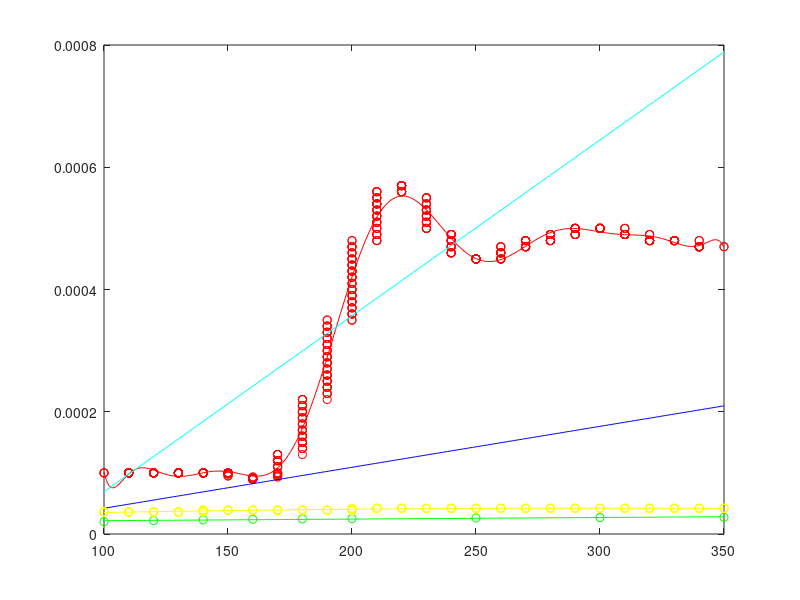
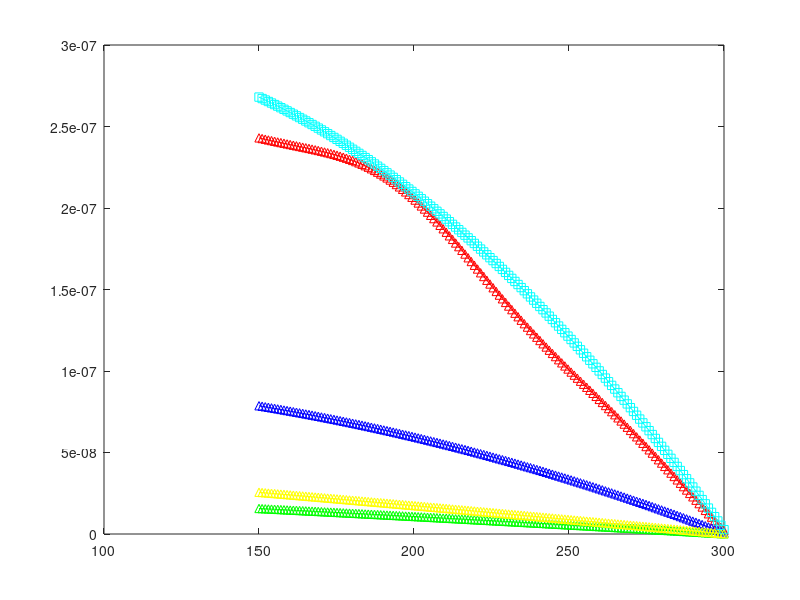

These figures' MATLAB source, in order:
%Thermal contraction calculations for Transient Hot Wire
clc
close all
clear all
%Delta_r = r_0* integral(alpha*dT) from T1 to T2
T1 = 300;   %Starting temperature of system, K
T2 = 150;   %Ending temperature of system, K
r_0 = 12.5e-6%Starting radius, m

%fit a line to glycerol data
a_g = [
1.0e2, 1.0e-4
1.0e2, 1.0e-4
1.0e2, 1.0e-4
1.1e2, 1.0e-4
1.1e2, 1.0e-4
1.1e2, 1.0e-4
1.1e2, 1.0e-4
1.1e2, 1.0e-4
1.1e2, 1.0e-4
1.1e2, 1.0e-4
1.1e2, 1.0e-4
1.1e2, 1.0e-4
1.1e2, 1.0e-4
1.1e2, 1.0e-4
1.1e2, 1.0e-4
1.1e2, 1.0e-4
1.1e2, 1.0e-4
1.1e2, 1.0e-4
1.1e2, 1.0e-4
1.1e2, 1.0e-4
1.2e2, 1.0e-4
1.2e2, 1.0e-4
1.2e2, 1.0e-4
1.2e2, 1.0e-4
1.2e2, 1.0e-4
1.2e2, 1.0e-4
1.2e2, 1.0e-4
1.2e2, 1.0e-4
1.2e2, 1.0e-4
1.2e2, 1.0e-4
1.2e2, 1.0e-4
1.2e2, 1.0e-4
1.2e2, 1.0e-4
1.2e2, 1.0e-4
1.2e2, 1.0e-4
1.2e2, 1.0e-4
1.2e2, 1.0e-4
1.2e2, 1.0e-4
1.3e2, 1.0e-4
1.3e2, 1.0e-4
1.3e2, 1.0e-4
1.3e2, 1.0e-4
1.3e2, 1.0e-4
1.3e2, 1.0e-4
1.3e2, 1.0e-4
1.3e2, 1.0e-4
1.3e2, 1.0e-4
1.3e2, 1.0e-4
1.3e2, 1.0e-4
1.3e2, 1.0e-4
1.3e2, 1.0e-4
1.3e2, 1.0e-4
1.3e2, 1.0e-4
1.3e2, 1.0e-4
1.3e2, 1.0e-4
1.4e2, 1.0e-4
1.4e2, 1.0e-4
1.4e2, 1.0e-4
1.4e2, 1.0e-4
1.4e2, 1.0e-4
1.4e2, 1.0e-4
1.4e2, 1.0e-4
1.4e2, 1.0e-4
1.4e2, 1.0e-4
1.4e2, 1.0e-4
1.4e2, 1.0e-4
1.4e2, 1.0e-4
1.4e2, 1.0e-4
1.4e2, 1.0e-4
1.4e2, 1.0e-4
1.4e2, 1.0e-4
1.4e2, 1.0e-4
1.4e2, 1.0e-4
1.5e2, 1.0e-4
1.5e2, 1.0e-4
1.5e2, 1.0e-4
1.5e2, 1.0e-4
1.5e2, 1.0e-4
1.5e2, 1.0e-4
1.5e2, 1.0e-4
1.5e2, 1.0e-4
1.5e2, 1.0e-4
1.5e2, 1.0e-4
1.5e2, 1.0e-4
1.5e2, 1.0e-4
1.5e2, 1.0e-4
1.5e2, 1.0e-4
1.5e2, 9.8e-5
1.5e2, 9.8e-5
1.5e2, 9.5e-5
1.5e2, 9.5e-5
1.6e2, 9.3e-5
1.6e2, 9.3e-5
1.6e2, 9.0e-5
1.6e2, 9.0e-5
1.6e2, 9.0e-5
1.6e2, 9.0e-5
1.6e2, 9.0e-5
1.6e2, 9.0e-5
1.6e2, 9.0e-5
1.6e2, 9.0e-5
1.6e2, 9.0e-5
1.6e2, 9.0e-5
1.6e2, 9.0e-5
1.6e2, 9.0e-5
1.6e2, 9.0e-5
1.6e2, 9.0e-5
1.6e2, 9.3e-5
1.7e2, 9.3e-5
1.7e2, 9.5e-5
1.7e2, 9.5e-5
1.7e2, 9.8e-5
1.7e2, 9.8e-5
1.7e2, 9.8e-5
1.7e2, 9.8e-5
1.7e2, 1.0e-4
1.7e2, 1.0e-4
1.7e2, 1.1e-4
1.7e2, 1.1e-4
1.7e2, 1.1e-4
1.7e2, 1.1e-4
1.7e2, 1.2e-4
1.7e2, 1.2e-4
1.7e2, 1.2e-4
1.7e2, 1.2e-4
1.7e2, 1.2e-4
1.7e2, 1.2e-4
1.7e2, 1.2e-4
1.7e2, 1.3e-4
1.7e2, 1.3e-4
1.7e2, 1.3e-4
1.7e2, 1.3e-4
1.8e2, 1.3e-4
1.8e2, 1.4e-4
1.8e2, 1.4e-4
1.8e2, 1.4e-4
1.8e2, 1.5e-4
1.8e2, 1.5e-4
1.8e2, 1.5e-4
1.8e2, 1.5e-4
1.8e2, 1.5e-4
1.8e2, 1.6e-4
1.8e2, 1.6e-4
1.8e2, 1.6e-4
1.8e2, 1.6e-4
1.8e2, 1.7e-4
1.8e2, 1.7e-4
1.8e2, 1.7e-4
1.8e2, 1.7e-4
1.8e2, 1.8e-4
1.8e2, 1.8e-4
1.8e2, 1.8e-4
1.8e2, 1.9e-4
1.8e2, 1.9e-4
1.8e2, 1.9e-4
1.8e2, 1.9e-4
1.8e2, 2.0e-4
1.8e2, 2.0e-4
1.8e2, 2.0e-4
1.8e2, 2.0e-4
1.8e2, 2.1e-4
1.8e2, 2.1e-4
1.8e2, 2.1e-4
1.8e2, 2.1e-4
1.8e2, 2.2e-4
1.8e2, 2.2e-4
1.8e2, 2.2e-4
1.9e2, 2.2e-4
1.9e2, 2.3e-4
1.9e2, 2.3e-4
1.9e2, 2.3e-4
1.9e2, 2.4e-4
1.9e2, 2.4e-4
1.9e2, 2.4e-4
1.9e2, 2.4e-4
1.9e2, 2.5e-4
1.9e2, 2.5e-4
1.9e2, 2.5e-4
1.9e2, 2.5e-4
1.9e2, 2.6e-4
1.9e2, 2.6e-4
1.9e2, 2.6e-4
1.9e2, 2.6e-4
1.9e2, 2.7e-4
1.9e2, 2.7e-4
1.9e2, 2.7e-4
1.9e2, 2.8e-4
1.9e2, 2.8e-4
1.9e2, 2.8e-4
1.9e2, 2.8e-4
1.9e2, 2.9e-4
1.9e2, 2.9e-4
1.9e2, 2.9e-4
1.9e2, 2.9e-4
1.9e2, 3.0e-4
1.9e2, 3.0e-4
1.9e2, 3.0e-4
1.9e2, 3.0e-4
1.9e2, 3.1e-4
1.9e2, 3.1e-4
1.9e2, 3.1e-4
1.9e2, 3.1e-4
1.9e2, 3.2e-4
1.9e2, 3.2e-4
1.9e2, 3.2e-4
1.9e2, 3.3e-4
1.9e2, 3.3e-4
1.9e2, 3.3e-4
1.9e2, 3.3e-4
1.9e2, 3.4e-4
1.9e2, 3.4e-4
1.9e2, 3.4e-4
1.9e2, 3.4e-4
1.9e2, 3.5e-4
1.9e2, 3.5e-4
2.0e2, 3.5e-4
2.0e2, 3.5e-4
2.0e2, 3.6e-4
2.0e2, 3.6e-4
2.0e2, 3.6e-4
2.0e2, 3.6e-4
2.0e2, 3.7e-4
2.0e2, 3.7e-4
2.0e2, 3.7e-4
2.0e2, 3.8e-4
2.0e2, 3.8e-4
2.0e2, 3.8e-4
2.0e2, 3.8e-4
2.0e2, 3.9e-4
2.0e2, 3.9e-4
2.0e2, 3.9e-4
2.0e2, 3.9e-4
2.0e2, 4.0e-4
2.0e2, 4.0e-4
2.0e2, 4.0e-4
2.0e2, 4.0e-4
2.0e2, 4.1e-4
2.0e2, 4.1e-4
2.0e2, 4.1e-4
2.0e2, 4.2e-4
2.0e2, 4.2e-4
2.0e2, 4.2e-4
2.0e2, 4.2e-4
2.0e2, 4.3e-4
2.0e2, 4.3e-4
2.0e2, 4.3e-4
2.0e2, 4.3e-4
2.0e2, 4.4e-4
2.0e2, 4.4e-4
2.0e2, 4.4e-4
2.0e2, 4.4e-4
2.0e2, 4.5e-4
2.0e2, 4.5e-4
2.0e2, 4.5e-4
2.0e2, 4.5e-4
2.0e2, 4.6e-4
2.0e2, 4.6e-4
2.0e2, 4.6e-4
2.0e2, 4.7e-4
2.0e2, 4.7e-4
2.0e2, 4.7e-4
2.0e2, 4.7e-4
2.0e2, 4.8e-4
2.0e2, 4.8e-4
2.1e2, 4.8e-4
2.1e2, 4.8e-4
2.1e2, 4.8e-4
2.1e2, 4.9e-4
2.1e2, 4.9e-4
2.1e2, 4.9e-4
2.1e2, 4.9e-4
2.1e2, 5.0e-4
2.1e2, 5.0e-4
2.1e2, 5.0e-4
2.1e2, 5.1e-4
2.1e2, 5.1e-4
2.1e2, 5.1e-4
2.1e2, 5.1e-4
2.1e2, 5.2e-4
2.1e2, 5.2e-4
2.1e2, 5.2e-4
2.1e2, 5.2e-4
2.1e2, 5.3e-4
2.1e2, 5.3e-4
2.1e2, 5.3e-4
2.1e2, 5.3e-4
2.1e2, 5.4e-4
2.1e2, 5.4e-4
2.1e2, 5.4e-4
2.1e2, 5.4e-4
2.1e2, 5.4e-4
2.1e2, 5.5e-4
2.1e2, 5.5e-4
2.1e2, 5.5e-4
2.1e2, 5.5e-4
2.1e2, 5.6e-4
2.1e2, 5.6e-4
2.1e2, 5.6e-4
2.1e2, 5.6e-4
2.2e2, 5.6e-4
2.2e2, 5.6e-4
2.2e2, 5.7e-4
2.2e2, 5.7e-4
2.2e2, 5.7e-4
2.2e2, 5.7e-4
2.2e2, 5.7e-4
2.2e2, 5.7e-4
2.2e2, 5.7e-4
2.2e2, 5.7e-4
2.2e2, 5.7e-4
2.2e2, 5.7e-4
2.2e2, 5.7e-4
2.2e2, 5.7e-4
2.2e2, 5.7e-4
2.2e2, 5.7e-4
2.2e2, 5.6e-4
2.2e2, 5.6e-4
2.2e2, 5.6e-4
2.2e2, 5.6e-4
2.3e2, 5.5e-4
2.3e2, 5.5e-4
2.3e2, 5.5e-4
2.3e2, 5.5e-4
2.3e2, 5.4e-4
2.3e2, 5.4e-4
2.3e2, 5.4e-4
2.3e2, 5.4e-4
2.3e2, 5.3e-4
2.3e2, 5.3e-4
2.3e2, 5.3e-4
2.3e2, 5.3e-4
2.3e2, 5.3e-4
2.3e2, 5.2e-4
2.3e2, 5.2e-4
2.3e2, 5.2e-4
2.3e2, 5.2e-4
2.3e2, 5.2e-4
2.3e2, 5.1e-4
2.3e2, 5.1e-4
2.3e2, 5.1e-4
2.3e2, 5.1e-4
2.3e2, 5.0e-4
2.3e2, 5.0e-4
2.3e2, 5.0e-4
2.3e2, 5.0e-4
2.4e2, 4.9e-4
2.4e2, 4.9e-4
2.4e2, 4.9e-4
2.4e2, 4.9e-4
2.4e2, 4.9e-4
2.4e2, 4.9e-4
2.4e2, 4.8e-4
2.4e2, 4.8e-4
2.4e2, 4.8e-4
2.4e2, 4.8e-4
2.4e2, 4.8e-4
2.4e2, 4.8e-4
2.4e2, 4.7e-4
2.4e2, 4.7e-4
2.4e2, 4.7e-4
2.4e2, 4.7e-4
2.4e2, 4.7e-4
2.4e2, 4.6e-4
2.4e2, 4.6e-4
2.4e2, 4.6e-4
2.4e2, 4.6e-4
2.4e2, 4.6e-4
2.5e2, 4.5e-4
2.5e2, 4.5e-4
2.5e2, 4.5e-4
2.5e2, 4.5e-4
2.5e2, 4.5e-4
2.5e2, 4.5e-4
2.5e2, 4.5e-4
2.5e2, 4.5e-4
2.5e2, 4.5e-4
2.5e2, 4.5e-4
2.5e2, 4.5e-4
2.5e2, 4.5e-4
2.5e2, 4.5e-4
2.5e2, 4.5e-4
2.5e2, 4.5e-4
2.5e2, 4.5e-4
2.5e2, 4.5e-4
2.6e2, 4.5e-4
2.6e2, 4.5e-4
2.6e2, 4.5e-4
2.6e2, 4.5e-4
2.6e2, 4.5e-4
2.6e2, 4.5e-4
2.6e2, 4.5e-4
2.6e2, 4.6e-4
2.6e2, 4.6e-4
2.6e2, 4.6e-4
2.6e2, 4.6e-4
2.6e2, 4.6e-4
2.6e2, 4.6e-4
2.6e2, 4.6e-4
2.6e2, 4.6e-4
2.6e2, 4.7e-4
2.6e2, 4.7e-4
2.6e2, 4.7e-4
2.7e2, 4.7e-4
2.7e2, 4.7e-4
2.7e2, 4.7e-4
2.7e2, 4.7e-4
2.7e2, 4.7e-4
2.7e2, 4.7e-4
2.7e2, 4.7e-4
2.7e2, 4.7e-4
2.7e2, 4.7e-4
2.7e2, 4.8e-4
2.7e2, 4.8e-4
2.7e2, 4.8e-4
2.7e2, 4.8e-4
2.7e2, 4.8e-4
2.7e2, 4.8e-4
2.7e2, 4.8e-4
2.7e2, 4.8e-4
2.8e2, 4.8e-4
2.8e2, 4.8e-4
2.8e2, 4.8e-4
2.8e2, 4.8e-4
2.8e2, 4.8e-4
2.8e2, 4.8e-4
2.8e2, 4.8e-4
2.8e2, 4.8e-4
2.8e2, 4.9e-4
2.8e2, 4.9e-4
2.8e2, 4.9e-4
2.8e2, 4.9e-4
2.8e2, 4.9e-4
2.8e2, 4.9e-4
2.8e2, 4.9e-4
2.8e2, 4.9e-4
2.8e2, 4.9e-4
2.8e2, 4.9e-4
2.9e2, 4.9e-4
2.9e2, 4.9e-4
2.9e2, 4.9e-4
2.9e2, 4.9e-4
2.9e2, 4.9e-4
2.9e2, 4.9e-4
2.9e2, 5.0e-4
2.9e2, 5.0e-4
2.9e2, 5.0e-4
2.9e2, 5.0e-4
2.9e2, 5.0e-4
2.9e2, 5.0e-4
2.9e2, 5.0e-4
2.9e2, 5.0e-4
2.9e2, 5.0e-4
2.9e2, 5.0e-4
2.9e2, 5.0e-4
2.9e2, 5.0e-4
3.0e2, 5.0e-4
3.0e2, 5.0e-4
3.0e2, 5.0e-4
3.0e2, 5.0e-4
3.0e2, 5.0e-4
3.0e2, 5.0e-4
3.0e2, 5.0e-4
3.0e2, 5.0e-4
3.0e2, 5.0e-4
3.0e2, 5.0e-4
3.0e2, 5.0e-4
3.0e2, 5.0e-4
3.0e2, 5.0e-4
3.0e2, 5.0e-4
3.0e2, 5.0e-4
3.0e2, 5.0e-4
3.0e2, 5.0e-4
3.1e2, 5.0e-4
3.1e2, 5.0e-4
3.1e2, 5.0e-4
3.1e2, 4.9e-4
3.1e2, 4.9e-4
3.1e2, 4.9e-4
3.1e2, 4.9e-4
3.1e2, 4.9e-4
3.1e2, 4.9e-4
3.1e2, 4.9e-4
3.1e2, 4.9e-4
3.1e2, 4.9e-4
3.1e2, 4.9e-4
3.1e2, 4.9e-4
3.1e2, 4.9e-4
3.1e2, 4.9e-4
3.1e2, 4.9e-4
3.1e2, 4.9e-4
3.2e2, 4.9e-4
3.2e2, 4.9e-4
3.2e2, 4.9e-4
3.2e2, 4.8e-4
3.2e2, 4.8e-4
3.2e2, 4.8e-4
3.2e2, 4.8e-4
3.2e2, 4.8e-4
3.2e2, 4.8e-4
3.2e2, 4.8e-4
3.2e2, 4.8e-4
3.2e2, 4.8e-4
3.2e2, 4.8e-4
3.2e2, 4.8e-4
3.2e2, 4.8e-4
3.2e2, 4.8e-4
3.2e2, 4.8e-4
3.3e2, 4.8e-4
3.3e2, 4.8e-4
3.3e2, 4.8e-4
3.3e2, 4.8e-4
3.3e2, 4.8e-4
3.3e2, 4.8e-4
3.3e2, 4.8e-4
3.3e2, 4.8e-4
3.3e2, 4.8e-4
3.3e2, 4.8e-4
3.3e2, 4.8e-4
3.3e2, 4.8e-4
3.3e2, 4.8e-4
3.3e2, 4.8e-4
3.3e2, 4.8e-4
3.3e2, 4.8e-4
3.3e2, 4.8e-4
3.3e2, 4.8e-4
3.4e2, 4.8e-4
3.4e2, 4.8e-4
3.4e2, 4.7e-4
3.4e2, 4.7e-4
3.4e2, 4.7e-4
3.4e2, 4.7e-4
3.4e2, 4.7e-4
3.4e2, 4.7e-4
3.4e2, 4.7e-4
3.4e2, 4.7e-4
3.4e2, 4.7e-4
3.4e2, 4.7e-4
3.4e2, 4.7e-4
3.4e2, 4.7e-4
3.4e2, 4.7e-4
3.4e2, 4.7e-4
3.4e2, 4.7e-4
3.5e2, 4.7e-4
3.5e2, 4.7e-4
];
a_p = polyfit(a_g(:,1),a_g(:,2), 13);
a_p1 = polyval(a_p, linspace(100,350,250));
figure (1)
plot(linspace(100,350,250),a_p1,'-r')
hold on
plot(a_g(:,1),a_g(:,2),'or')

G=zeros(T1-T2);
for m=1:151
    T2 = m+149;
    %integral of alpha taken over temperatures of interest
    a_g = polyint(a_p,0);
    a_g1 = polyval(a_g, T1);
    a_g2 = polyval(a_g, T2);
    %Divide alpha by 1/3 in this case because of the change from volumetric
    %expansion to linear expansion
    Delta_r = (1/3)*r_0*(a_g1-a_g2);
    G(m)=Delta_r;
    m=m+1;
end
T1 = 300
T2 = 150
figure(2)
plot(linspace(T2,T1,T1-T2),G(:,1),'^-r')
hold on

%evaluate the same information for ice based on a known line of best fit
%for alpha (volumetric)
figure (1)
i_p = [0.67e-6 -24.86e-6];
i_p1 = polyval(i_p, linspace(100,350,250));
plot(linspace(100,350,250),i_p1,'-b')
hold on
m=1;
F=zeros(T1-T2);
for m=1:151
    T2 = m+149;
    %integral of alpha taken over temperatures of interest
    a_i = polyint(i_p,0);
    a_i1 = polyval(a_i, T1);
    a_i2 = polyval(a_i, T2);
    %Divide alpha by 1/3 in this case because of the change from volumetric
    %expansion to linear expansion
    Delta_r = (1/3)*r_0*(a_i1-a_i2);
    F(m)=Delta_r;
    m=m+1;
end
figure(2)
T1 = 300;
T2 = 150;
plot(linspace(T2,T1,T1-T2),F(:,1),'^-b')

%evaluate the same information for Platinum based on a known line of best fit
%for alpha (volumetric)
a_pt=[100,6.72e-6
    120,7.29e-6
    140,7.72e-6
    160,8.03e-6
    180,8.26e-6
    200,8.42e-6
    250,8.74e-6
    300,8.94e-6
    350,9.10e-6];
a_ptt = polyfit(a_pt(:,1),a_pt(:,2), 1);
a_ptt1 = polyval(a_ptt, linspace(100,350,250));
figure (1)
plot(linspace(100,350,250),3*a_ptt1,'-g')
hold on
plot(a_pt(:,1),3*a_pt(:,2),'og')
hold on
m=1;
H=zeros(T1-T2);
for m=1:151
    T2 = m+149;
    %integral of alpha taken over temperatures of interest
    a_pi = polyint(a_ptt,0);
    a_pi1 = polyval(a_pi, T1);
    a_pi2 = polyval(a_pi, T2);
    %already in terms of linear expansion so no need to multiply by 1/3
    Delta_r = r_0*(a_pi1-a_pi2);
    H(m)=Delta_r;
    m=m+1;
end
figure(2)
T1 = 300;
T2 = 150;
plot(linspace(T2,T1,T1-T2),H(:,1),'^-g')

a_a=[
1.0e2, 1.2e-5
1.0e2, 1.2e-5
1.0e2, 1.2e-5
1.0e2, 1.2e-5
1.1e2, 1.2e-5
1.1e2, 1.2e-5
1.1e2, 1.2e-5
1.1e2, 1.2e-5
1.1e2, 1.2e-5
1.1e2, 1.2e-5
1.1e2, 1.2e-5
1.1e2, 1.2e-5
1.2e2, 1.2e-5
1.2e2, 1.2e-5
1.2e2, 1.2e-5
1.2e2, 1.2e-5
1.2e2, 1.2e-5
1.3e2, 1.2e-5
1.3e2, 1.2e-5
1.3e2, 1.2e-5
1.3e2, 1.2e-5
1.3e2, 1.2e-5
1.3e2, 1.2e-5
1.4e2, 1.2e-5
1.4e2, 1.2e-5
1.4e2, 1.3e-5
1.4e2, 1.3e-5
1.4e2, 1.3e-5
1.4e2, 1.3e-5
1.5e2, 1.3e-5
1.5e2, 1.3e-5
1.5e2, 1.3e-5
1.5e2, 1.3e-5
1.5e2, 1.3e-5
1.6e2, 1.3e-5
1.6e2, 1.3e-5
1.6e2, 1.3e-5
1.6e2, 1.3e-5
1.6e2, 1.3e-5
1.6e2, 1.3e-5
1.7e2, 1.3e-5
1.7e2, 1.3e-5
1.7e2, 1.3e-5
1.7e2, 1.3e-5
1.7e2, 1.3e-5
1.7e2, 1.3e-5
1.8e2, 1.3e-5
1.8e2, 1.3e-5
1.8e2, 1.3e-5
1.8e2, 1.3e-5
1.8e2, 1.3e-5
1.9e2, 1.3e-5
1.9e2, 1.3e-5
1.9e2, 1.3e-5
1.9e2, 1.3e-5
1.9e2, 1.3e-5
2.0e2, 1.3e-5
2.0e2, 1.3e-5
2.0e2, 1.3e-5
2.0e2, 1.3e-5
2.0e2, 1.4e-5
2.0e2, 1.4e-5
2.1e2, 1.4e-5
2.1e2, 1.4e-5
2.1e2, 1.4e-5
2.1e2, 1.4e-5
2.1e2, 1.4e-5
2.1e2, 1.4e-5
2.2e2, 1.4e-5
2.2e2, 1.4e-5
2.2e2, 1.4e-5
2.2e2, 1.4e-5
2.2e2, 1.4e-5
2.2e2, 1.4e-5
2.2e2, 1.4e-5
2.3e2, 1.4e-5
2.3e2, 1.4e-5
2.3e2, 1.4e-5
2.3e2, 1.4e-5
2.4e2, 1.4e-5
2.4e2, 1.4e-5
2.4e2, 1.4e-5
2.4e2, 1.4e-5
2.4e2, 1.4e-5
2.5e2, 1.4e-5
2.5e2, 1.4e-5
2.5e2, 1.4e-5
2.5e2, 1.4e-5
2.5e2, 1.4e-5
2.6e2, 1.4e-5
2.6e2, 1.4e-5
2.6e2, 1.4e-5
2.6e2, 1.4e-5
2.6e2, 1.4e-5
2.7e2, 1.4e-5
2.7e2, 1.4e-5
2.7e2, 1.4e-5
2.7e2, 1.4e-5
2.7e2, 1.4e-5
2.8e2, 1.4e-5
2.8e2, 1.4e-5
2.8e2, 1.4e-5
2.8e2, 1.4e-5
2.8e2, 1.4e-5
2.9e2, 1.4e-5
2.9e2, 1.4e-5
2.9e2, 1.4e-5
2.9e2, 1.4e-5
2.9e2, 1.4e-5
3.0e2, 1.4e-5
3.0e2, 1.4e-5
3.0e2, 1.4e-5
3.0e2, 1.4e-5
3.1e2, 1.4e-5
3.1e2, 1.4e-5
3.1e2, 1.4e-5
3.1e2, 1.4e-5
3.1e2, 1.4e-5
3.2e2, 1.4e-5
3.2e2, 1.4e-5
3.2e2, 1.4e-5
3.2e2, 1.4e-5
3.2e2, 1.4e-5
3.3e2, 1.4e-5
3.3e2, 1.4e-5
3.3e2, 1.4e-5
3.3e2, 1.4e-5
3.3e2, 1.4e-5
3.4e2, 1.4e-5
3.4e2, 1.4e-5
3.4e2, 1.4e-5
3.4e2, 1.4e-5
3.4e2, 1.4e-5
3.5e2, 1.4e-5
3.5e2, 1.4e-5
3.5e2, 1.4e-5
3.5e2, 1.4e-5
3.5e2, 1.4e-5
]

a_au = polyfit(a_a(:,1),a_a(:,2), 2);
a_au1 = polyval(a_au, linspace(100,350,250));
figure (1)
plot(linspace(100,350,250),3*a_au1,'-y')
hold on
plot(a_a(:,1),3*a_a(:,2),'oy')

m=1;
J=zeros(T1-T2);
for m=1:151
    T2 = m+149;
    %integral of alpha taken over temperatures of interest
    a_aui = polyint(a_au,0);
    a_aui1 = polyval(a_aui, T1);
    a_aui2 = polyval(a_aui, T2);
    %already in terms of linear expansion so no need to multiply by 1/3
    Delta_r = r_0*(a_aui1-a_aui2);
    J(m)=Delta_r;
    m=m+1;
end
figure(2)
T1 = 300;
T2 = 150;
plot(linspace(T2,T1,T1-T2),J(:,1),'^-y')

a_dm = [2*4.796e-7 1.89e-4];
a_dm1 = polyval(a_dm, linspace(100,350,250)-273);
figure(1)
plot(linspace(100,350,250),3*a_dm1,'-c')
hold on

m=1;
L=zeros(T1-T2);
for m=1:151
    T1 = 300-273;
    T2 = m+149-273;
    %integral of alpha taken over temperatures of interest
    a_dmi = polyint(a_dm,0);
    a_dmi1 = polyval(a_dmi, T1);
    a_dmi2 = polyval(a_dmi, T2);
    %already in terms of linear expansion so no need to multiply by 1/3
    Delta_r = r_0*(a_dmi1-a_dmi2);
    L(m)=Delta_r;
    m=m+1;
end
figure(2)
T1 = 300;
T2 = 150;
plot(linspace(T2,T1,T1-T2),L(:,1),'s-c')




